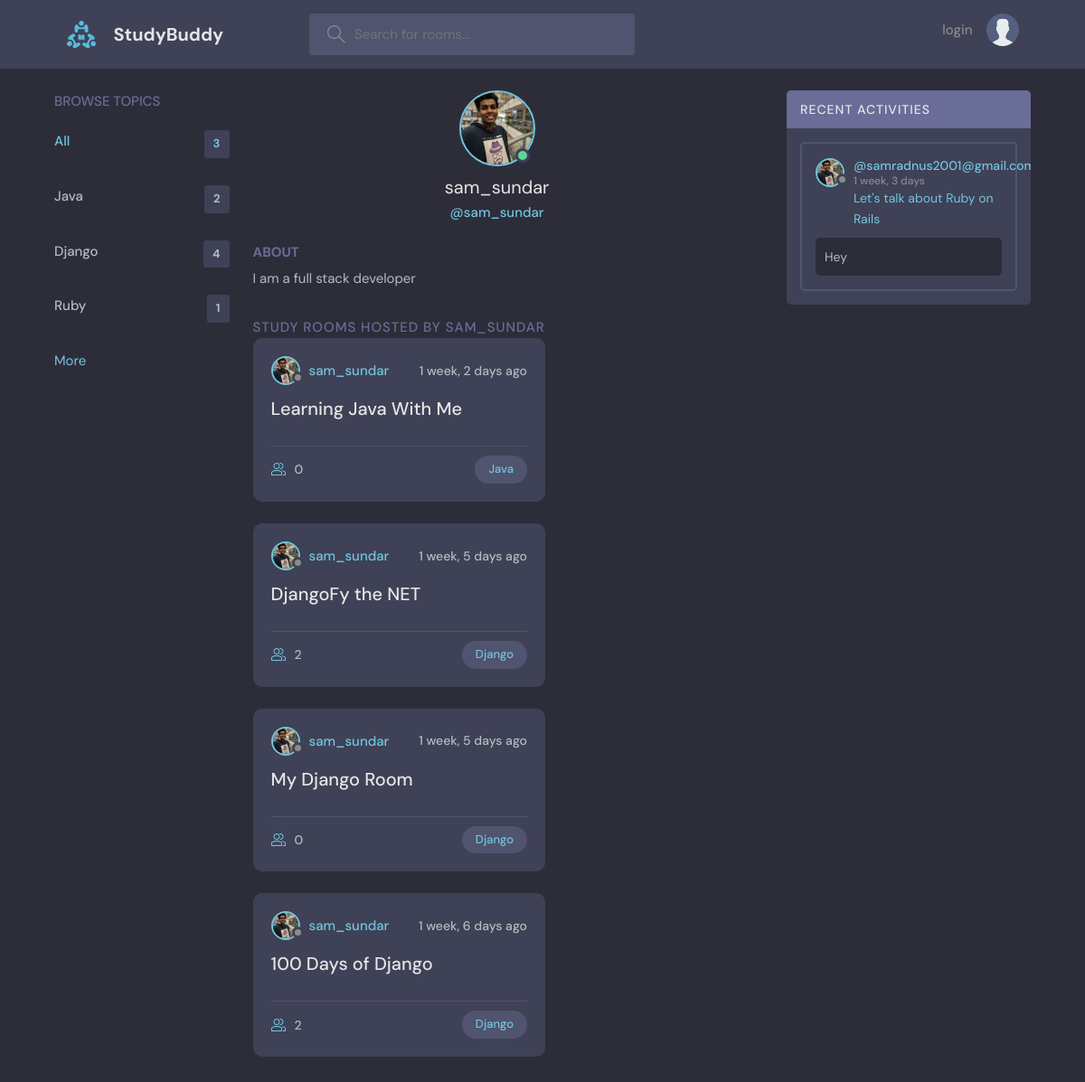
Before: /profile/2/ with the older database file.
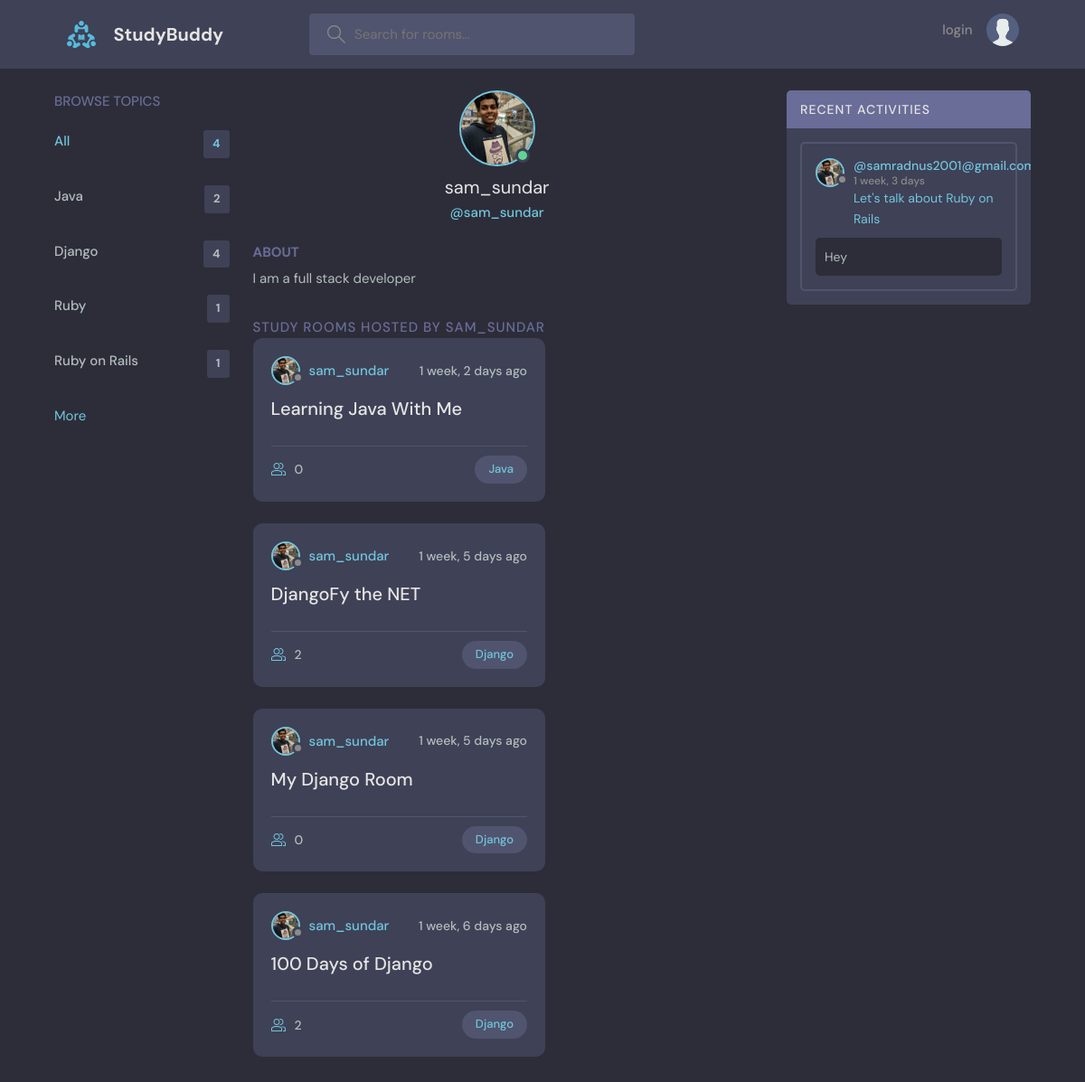
After: the same page with the newer database file.
### base/models.py (models this page shows, shortened)
class Topic(models.Model):
    name=models.CharField(max_length=200)

class Room(models.Model):
    host = models.ForeignKey(User,on_delete=models.SET_NULL,null=True)
    topic=models.ForeignKey(Topic,on_delete=models.SET_NULL,null=True) #if topic was placed below Room then we must put Topic under Singles Commas i.e 'Topic',on_delete=models.CASCADE
    name=models.CharField(max_length=200)
    description=models.TextField(null=True,blank=True);
    participants=models.ManyToManyField(User,related_name='participants',blank=True)
    likes=models.ManyToManyField(User,related_name='likes',blank=True)
    updated =models.DateTimeField(auto_now=True)   #automatic
    created =models.DateTimeField(auto_now_add=True)  #it will only save a value once i.e the time it is created
    class Meta:
        ordering = ['-updated','-created']  # '-' puts the new data field before all the prefilled data
    def __str__(self):
        return self.name

class User(AbstractUser):
    name = models.CharField(db_index=True, unique=True, max_length=255,null=True)
    email=models.EmailField(unique=True,null=True)
    bio=models.TextField(null=True)
    avatar=models.ImageField(null=True,default="avatar.svg")
    USERNAME_FIELD ='email'
    REQUIRED_FIELDS = ['username']

class Message(models.Model):
    user=models.ForeignKey(User,on_delete=models.CASCADE)
    room=models.ForeignKey(Room,on_delete=models.CASCADE)
    body=models.TextField()
    updated=models.DateTimeField(auto_now=True)
    created=models.DateTimeField(auto_now_add=True)
    class Meta:
        ordering = ['-updated','-created']  # '-' puts the new data field before all the prefilled data

### base/views.py (the view)
# urls.py: path('profile/<str:pk>/',views.userProfile,name="user-profile"),
def userProfile(request,pk):
    user=User.objects.get(id=pk)
    rooms=user.room_set.all()
    room_messages=user.message_set.all()
    topics=Topic.objects.all()
    context={'user':user,'rooms':rooms,'room_messages':room_messages,'topics':topics}
    return render(request,'base/profile.html',context)

### base/templates/base/profile.html (shortened to what this page needs)
{% extends 'main.html' %}
{% block content %}
<main class="profile-page layout layout--3">
    <div class="container">
      {% include 'base/topic_component.html' %}
      <div class="roomList">
        <div class="profile">
          <div class="profile__avatar">
            <div class="avatar avatar--large active">
              <img src="{{user.avatar.url}}" />
            </div>
          </div>
          <div class="profile__info">
            <h3> {{user.username}}</h3>
            <p>@{{user.username}}</p>
          </div>
          <div class="profile__about">
            <h3>About</h3>
            <p>
              {{user.bio}}
            </p>
          </div>
        </div>
        <div class="roomList__header">
          <div>
            <h2>Study Rooms Hosted by {{user.username}}
            </h2>
            {% include 'base/feed_component.html' %}
          </div>
        </div>
      </div>
      {% include 'base/activity_component.html' %}
    </div>
</main>
{% endblock content %}

### base/templates/base/topic_component.html
<div class="topics">
    <div class="topics__header">
        <h2>Browse Topics</h2>
    </div>
    <ul class="topics__list">
        <li>
            <a href="{% url 'home' %}" class="active">All<span>{{topics.count}}</span></a>
        </li>
        {% for topic in topics %}
        <li>
            <a href="{% url 'home' %}?q={{topic.name}}">{{topic.name}}<span>{{topic.room_set.all.count}}</span></a>
        </li>
        {% endfor %}
    </ul>
    <a  href="{% url 'topics' %}">More</a>
</div>

### base/templates/base/feed_component.html (shortened to what this page needs)
{% for room in rooms %}
<div style="width:100%" class="roomListRoom">
  <div class="roomListRoom__header">
    <a href="{% url 'user-profile' room.host.id %}" class="roomListRoom__author">
      <div class="avatar avatar--small">
        <img src="{{room.host.avatar.url}}" />
      </div>
      <span>{{room.host.username}}</span>
    </a>
    <div class="roomListRoom__actions">
      <span>{{room.created|timesince}} ago</span>
    </div>
  </div>
  <div class="roomListRoom__content">
    <a href="{% url 'room' room.id %}">{{room.name}}</a>
  </div>
  <div class="roomListRoom__meta">
    <a href="{% url 'room' room.id %}" class="roomListRoom__joined">
     {{room.participants.all.count}}
    </a>
    <a href="{%url 'home'%}?q={{room.topic.name}}" class="roomListRoom__topic">{{room.topic.name}}</a>
  </div>
</div>
{% endfor %}

### base/templates/base/activity_component.html (shortened to what this page needs)
<div class="activities">
  <div class="activities__header">
    <h2>Recent Activities</h2>
  </div>
  {% for message in room_messages %}
  <div class="activities__box">
    <div class="activities__boxHeader roomListRoom__header">
      <a href="{% url 'user-profile' message.user.id%}" class="roomListRoom__author">
        <div class="avatar avatar--small">
          <img src={{message.user.avatar.url}} />
        </div>
        <p>
          @{{message.user}}
          <span>{{message.created|timesince}}</span>
        </p>
      </a>
    </div>
    <div class="activities__boxContent">
      <p><a href="{% url 'room' message.room.id %}">{{message.room}}</a></p>
      <div class="activities__boxRoomContent">
        {{message.body}}
      </div>
    </div>
  </div>
  {% endfor %}
</div>

Changed rows visible on the page:
added Topic: name "Ruby on Rails", room_set.all.count "1"
Other visible differences:
{{ topics.count }}: "3" → "4"
